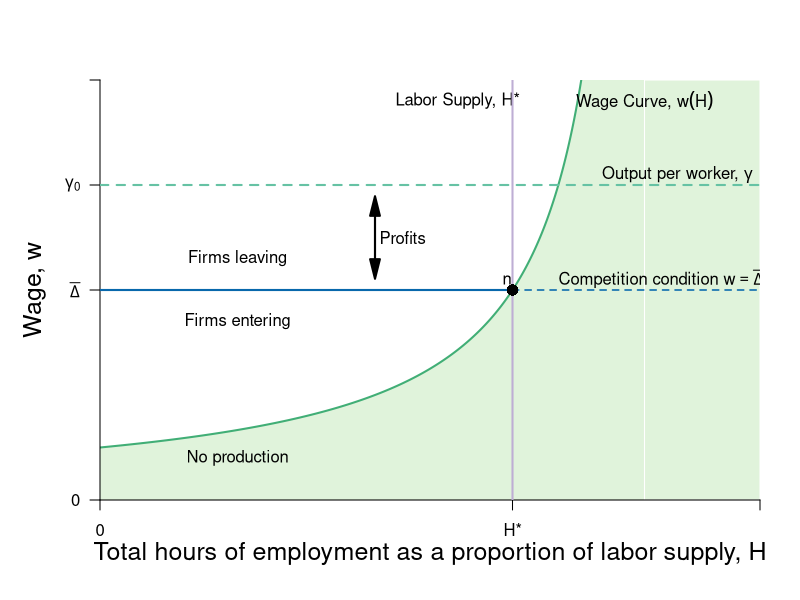

Reproduce this figure in R.
require(shape)
require(plotrix)
pdf(file = "employment/employment_wage_macro_zpc.pdf", width = 9, height = 7)

#Set parameters for graphics
axislabelsize <- 1.5
graphlinewidth <- 2
segmentlinewidth <- 1.5

COL <- c("#7fc97f", "#beaed4", "#fdc086", "#ffff99", "#386cb0", "#f0027f", "#bf5b17", "#666666")
COLA <- c("#e0f3db", "#99d8c9","#66c2a4","#41ae76", "#238b45", "#005824")
COLB <- c("#4eb3d3", "#2b8cbe", "#0868ac","#084081")

WageFn <- function(H, delta = 5) {
  delta /(1 - H)
}

#COL <- c("#1B9E77", "#D95F02", "#7570B3", "#E7298A", "#66A61E", "#E6AB02", "#A6761D", "#666666")
COL <- c("#7fc97f", "#beaed4", "#fdc086", "#ffff99")
par(mar =  c(5, 5, 4, 2))
xlims <- c(0, 1.2)
ylims <- c(0, 40)


plot(0, 0, xlim = xlims, ylim = ylims, type = "n",
     xlab = expression(paste("Total hours of employment as a proportion of labor supply, ", H)),
     ylab = expression(paste("Wage, ", w)),
     xaxt = "n", 
     yaxt = "n",
     cex.lab = axislabelsize, 
     line = 2.5,
     bty = "n", 
     xaxs="i", 
     yaxs="i")

npts <- 500 
npts2 <- 501
#Specify the sequences of points for graphing. 
xx1 <- seq(xlims[1], 0.9, length.out = npts)
xx2 <- seq(xlims[1], xlims[2], length.out = npts)
xx3 <- seq(xlims[1], xlims[2], length.out = npts2)
xx4 <- seq(xlims[1], 25, length.out = npts2)
xx5 <- seq(xlims[1], 0.75, length.out = npts2)

# Shade below green line
polygon(c(0, xx2, xlims[2]), 
        c(0, WageFn(xx2), 0), border = FALSE, col = COLA[1])
rect(0.99, 0, 1.2, 40, border = FALSE, col = COLA[1])


#Draw the lines for the graphs
lines(xx1, WageFn(xx1), col = COLA[4], lwd = graphlinewidth)

#Customize ticks and labels for the plot
ticksy <- c(0, 20, 30, 40)
ylabels <- c(0, expression(paste(bar(Delta) )), expression(paste(gamma[0])), NA)
ticksx <- c(0, 0.75, xlims[2])
xlabels <- c(0, expression(paste(H,"*")), NA)
axis(1, at = ticksx, pos = 0, labels = xlabels)
axis(2, at = ticksy, pos = 0, labels = ylabels, las = 1)

#Annotation of the  graphs
text(0.99, 38, expression(paste("Wage Curve, ", w(H))))
text(0.65, 38, expression(paste("Labor Supply, ", H,"*")))

segments(0.75, 0, 0.75, ylims[2], lty = 1, lwd = graphlinewidth, col = COL[2])

#Arrows(0.8, 15, 0.8, 19, col = "black", lty = 1, lwd = 2, arr.type = "triangle")
#Arrows(0.8, 15, 0.8, 6, col = "black", lty = 1, lwd = 2, arr.type = "triangle")
#text(0.92, 12.5, expression(paste("Employment Rent")))

#Zero profit condition 
segments(0, 20, 0.75, 20, lty = 1, lwd = graphlinewidth, col = COLB[3])
segments(0.75, 20, 1.2, 20, lty = 2, lwd = segmentlinewidth, col = COLB[3])

# Gamma
segments(0, 30, xlims[2], 30, lty = 2, lwd = 2, col = COLA[3])
text(1.05, 31, expression(paste("Output per worker, ", gamma)))


points(0.75, 20, pch = 16, col = "black", cex = 1.5)
text(0.74, 21, expression(paste("n")))


#Unemployment benefits & a
#segments(0, 5, 1.2, 5, lty = 2, lwd = 2, col = "darkgray")
#segments(0, 2.5, 1.2, 2.5, lty = 2, lwd = 2, col = "darkgray")

#Zero profit condition
text(1.02, 21, expression(paste("Competition condition ", w == bar(Delta)) ))
text(0.25, 23, expression(paste("Firms leaving")))
text(0.25, 17, expression(paste("Firms entering")))
text(0.25, 4, expression(paste("No production")))

#text(0.97, 6, expression(paste(B + a/t)))
#text(0.97, 3.5, expression(paste(B, " (unemployment benefits)")))
#text(1.08, 36, expression(paste("level of")))
#text(1.08, 34, expression(paste("employment, ", bar(H))))


# Arrows 
text(0.55, 25, expression(paste("Profits")))
Arrows(0.5, 22, 0.5, 28, col = "black", lty = 1, lwd = 2, arr.type = "triangle")
Arrows(0.5, 28, 0.5, 22, col = "black", lty = 1, lwd = 2, arr.type = "triangle")

# text(0.55, 15, expression(paste("Wages")))
# Arrows(0.5, 18, 0.5, 12, col = "black", lty = 1, lwd = 2, arr.type = "triangle")
# Arrows(0.5, 12, 0.5, 18, col = "black", lty = 1, lwd = 2, arr.type = "triangle")


dev.off()
